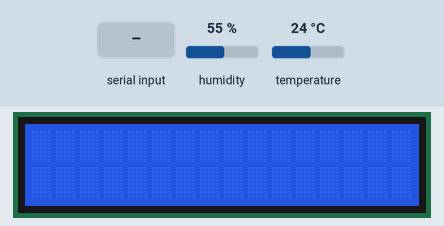
The sketch below on a simulated Arduino Uno, built with avr-gcc and run on an emulated ATmega328P. Parts: 16×2 character LCD. The test bench sets the inputs (shaded band); at power-on: humidity 55 %, temperature 24 °C. What the sketch prints to the serial monitor is not drawn.

Above: at 1.2 s.
1.3 s: "1" received over Serial
At 5.2 s:
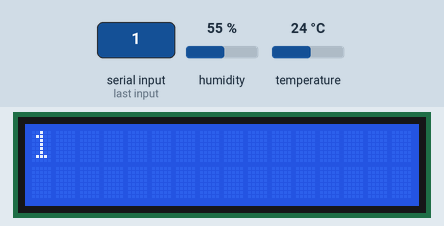
5.7 s: "0" received over Serial
At 7.2 s:
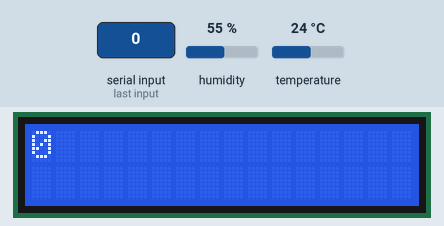
Timing chart, 0 to 8.7 s (numbered marks = the images above; inputs shaded):
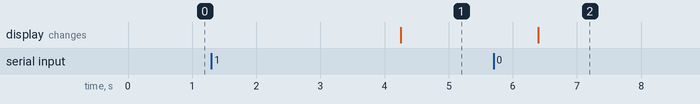

Measured:
- after the input at 1.3 s, the display: changes after 2.9 s (image 1)
- after the input at 5.7 s, the display: changes after 0.69 s (image 2)

The sketch:

DHT11.ino
```cpp
// Example testing sketch for various DHT humidity/temperature sensors
// Written by ladyada, public domain

// REQUIRES the following Arduino libraries:
// - DHT Sensor Library: https://github.com/adafruit/DHT-sensor-library
// - Adafruit Unified Sensor Lib: https://github.com/adafruit/Adafruit_Sensor

#include "DHT.h"


#define DHTPIN 2     // Digital pin connected to the DHT sensor
// Feather HUZZAH ESP8266 note: use pins 3, 4, 5, 12, 13 or 14 --
// Pin 15 can work but DHT must be disconnected during program upload.

// Uncomment whatever type you're using!
#define DHTTYPE DHT11   // DHT 11
//#define DHTTYPE DHT22   // DHT 22  (AM2302), AM2321
//#define DHTTYPE DHT21   // DHT 21 (AM2301)

// Connect pin 1 (on the left) of the sensor to +5V
// NOTE: If using a board with 3.3V logic like an Arduino Due connect pin 1
// to 3.3V instead of 5V!
// Connect pin 2 of the sensor to whatever your DHTPIN is
// Connect pin 3 (on the right) of the sensor to GROUND (if your sensor has 3 pins)
// Connect pin 4 (on the right) of the sensor to GROUND and leave the pin 3 EMPTY (if your sensor has 4 pins)
// Connect a 10K resistor from pin 2 (data) to pin 1 (power) of the sensor

// Initialize DHT sensor.
// Note that older versions of this library took an optional third parameter to
// tweak the timings for faster processors.  This parameter is no longer needed
// as the current DHT reading algorithm adjusts itself to work on faster procs.
DHT dht(DHTPIN, DHTTYPE);
#include <LiquidCrystal_I2C.h>

LiquidCrystal_I2C lcd(0xF3,16,2);  // set the LCD address to 0x27 for a 16 chars and 2 line display

void setup() {
  Serial.begin(9600);
  Serial.println(F("DHTxx test!"));
 lcd.init();                      // initialize the lcd
  lcd.backlight();

  dht.begin();
}

void loop() {
  // Wait a few seconds between measurements.
  delay(2000);

  // Reading temperature or humidity takes about 250 milliseconds!
  // Sensor readings may also be up to 2 seconds 'old' (its a very slow sensor)
  float h = dht.readHumidity();
  // Read temperature as Celsius (the default)
  float t = dht.readTemperature();
  // Read temperature as Fahrenheit (isFahrenheit = true)
  float f = dht.readTemperature(true);

  // Check if any reads failed and exit early (to try again).
  if (isnan(h) || isnan(t) || isnan(f)) {
    Serial.println(F("Failed to read from DHT sensor!"));
    return;
  }

  // Compute heat index in Fahrenheit (the default)
  float hif = dht.computeHeatIndex(f, h);
  // Compute heat index in Celsius (isFahreheit = false)
  float hic = dht.computeHeatIndex(t, h, false);

  Serial.print(F("Humidity: "));
  Serial.print(h);
  Serial.print(F("%  Temperature: "));
  Serial.print(t);
  Serial.print(F("°C "));
  Serial.print(f);
  Serial.print(F("°F  Heat index: "));
  Serial.print(hic);
  Serial.print(F("°C "));
  Serial.print(hif);
  Serial.println(F("°F"));
  {
  // when characters arrive over the serial port...
  if (Serial.available()) {
    // wait a bit for the entire message to arrive
    delay(100);
    // clear the screen
    lcd.clear();
    // read all the available characters
    while (Serial.available() > 0) {
      // display each character to the LCD
      lcd.write(Serial.read());

    }
  }
}
}
```
